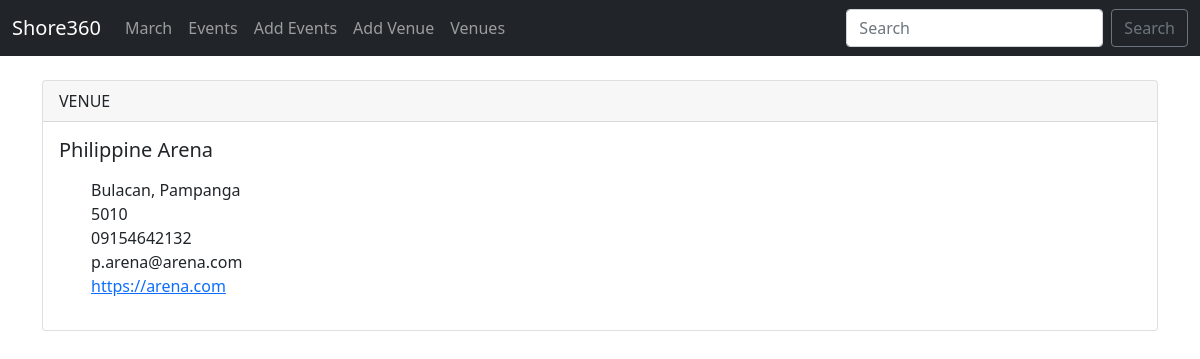
The app's page /show_venue/1, older data.
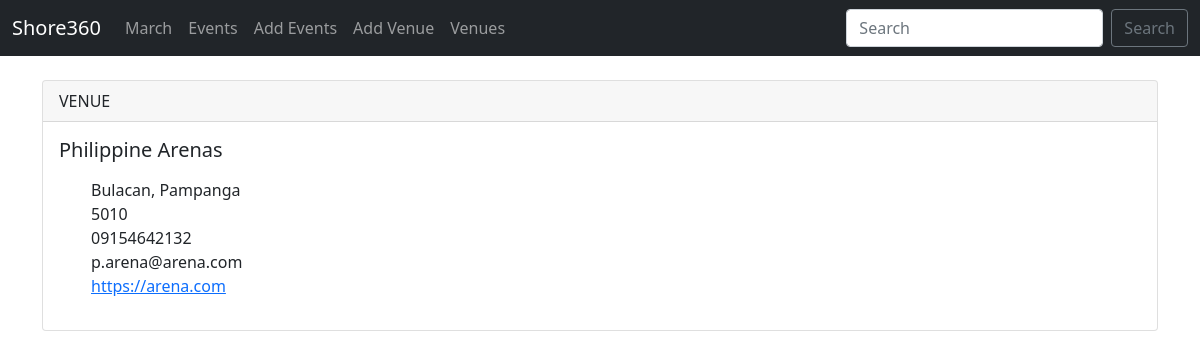
The same page, newer data.
### events/models.py (models this page shows)
class Venue(models.Model):
    name = models.CharField('Venue Name', max_length=120)
    address = models.CharField(max_length=300)
    zip_code = models.CharField('Zip Code', max_length=20)
    phone = models.CharField('Contact Phone',max_length=20, blank=True)
    web = models.URLField('Website Address', blank=True)
    email_address = models.EmailField('Email Address', blank=True)
    def __str__(self):
        return self.name

### events/views.py (the view)
# urls.py: path('show_venue/<venue_id>', views.show_venue, name = 'show-venue'),
def show_venue(request, venue_id):
	venue = Venue.objects.get(pk=venue_id)
	return render(request,'events/show_venue.html',
	       {'venue': venue})

### events/templates/events/show_venue.html (shortened to what this page needs)
{% extends 'events/base.html' %}
{% block content %}
<div class="card">
    <div class="card-header">
        VENUE
    </div>
    <div class="card-body">
      <h5 class="card-title">
        {{ venue  }}
      </h5>
      <p class="card-text">
        <ul>
             {{ venue.address }}  <br/>
             {{ venue.zip_code }}  <br/>
             {{ venue.phone }}  <br/>
             {{ venue.email_address }}  <br/>
             <a href="{{ venue.web }}">{{ venue.web }} </a>  <br/>
        </ul>
      </p>
    </div>
  </div>
{% endblock %}

Row changes from the older to the newer data that the page shows:
changed Venue "Bulacan, Pampanga": name "Philippine Arena" → "Philippine Arenas"
